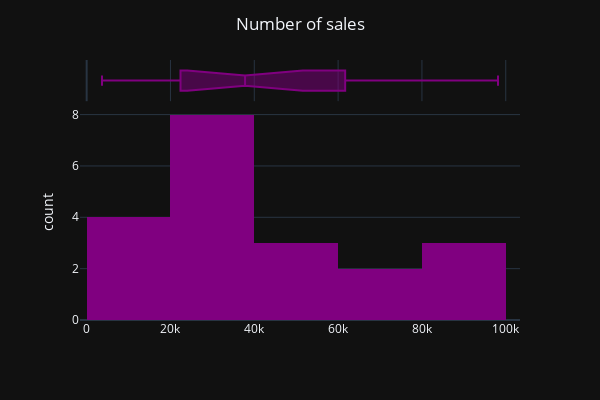

The code cell stored with this chart in its notebook:
### Markdown cell above
1. Visualize dataset distribution

### Code cell
fig = px.histogram(
    df, 
    df.columns[1], 
    height=400, 
    width=600,
    color_discrete_sequence=["purple"],
    marginal="box"
)

fig.update_layout(
    template="plotly_dark", 
    title=f"{df.columns[1]}",
    title_x=.5,
    xaxis_title=None
)

fig.show()

### Figure 1 — Plotly figure (JSON) as saved in the notebook; plotly's stock layout.template omitted (floating-point values rounded to 4 significant figures)
{"data": [{"alignmentgroup": "True", "bingroup": "x", "hovertemplate": "Number of sales=%{x}<br>count=%{y}<extra></extra>", "legendgroup": "", "marker": {"color": "purple", "pattern": {"shape": ""}}, "name": "", "offsetgroup": "", "orientation": "v", "showlegend": false, "type": "histogram", "x": [65540.0, 45710.0, 87420.0, 96460.0, 3666.0, 54380.0, 18000.0, 27760.0, 39640.0, 34290.0, 22110.0, 57830.0, 36890.0, 22690.0, 98150.0, 65910.0, 38700.0, 6873.0, 9799.0, 28120.0], "xaxis": "x", "yaxis": "y"}, {"alignmentgroup": "True", "hovertemplate": "Number of sales=%{x}<extra></extra>", "legendgroup": "", "marker": {"color": "purple"}, "name": "", "notched": true, "offsetgroup": "", "showlegend": false, "type": "box", "x": [65540.0, 45710.0, 87420.0, 96460.0, 3666.0, 54380.0, 18000.0, 27760.0, 39640.0, 34290.0, 22110.0, 57830.0, 36890.0, 22690.0, 98150.0, 65910.0, 38700.0, 6873.0, 9799.0, 28120.0], "xaxis": "x2", "yaxis": "y2"}], "layout": {"barmode": "relative", "height": 400, "legend": {"tracegroupgap": 0}, "margin": {"t": 60}, "title": {"text": "Number of sales", "x": 0.5}, "width": 600, "xaxis": {"anchor": "y", "autorange": true, "domain": [0, 1], "range": [-1584.0, 103400.0], "title": {}, "type": "linear"}, "xaxis2": {"anchor": "y2", "autorange": true, "domain": [0, 1], "matches": "x", "range": [-1584.0, 103400.0], "showgrid": true, "showticklabels": false, "type": "linear"}, "yaxis": {"anchor": "x", "autorange": true, "domain": [0, 0.8316], "range": [0, 8.421], "title": {"text": "count"}}, "yaxis2": {"anchor": "x2", "autorange": true, "domain": [0.8416, 1], "matches": "y2", "range": [-0.5, 0.5], "showgrid": false, "showline": false, "showticklabels": false, "ticks": "", "type": "category"}}}
